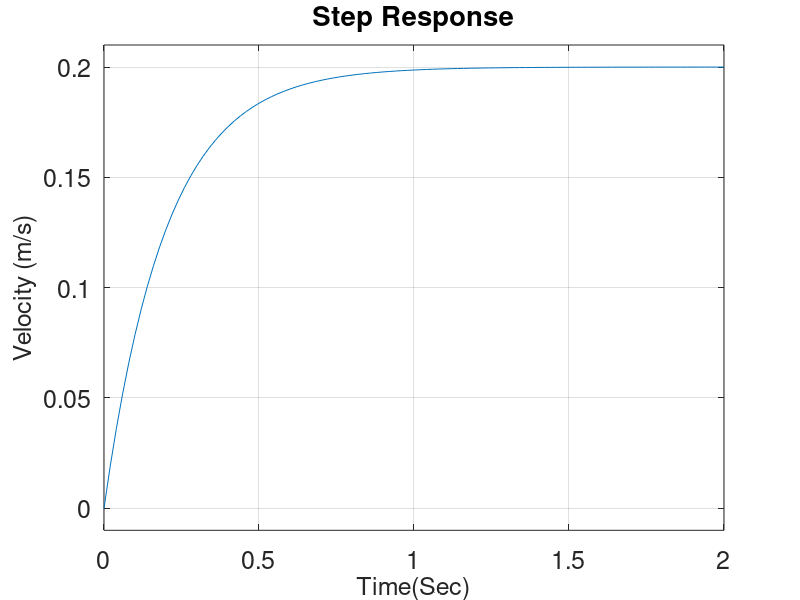
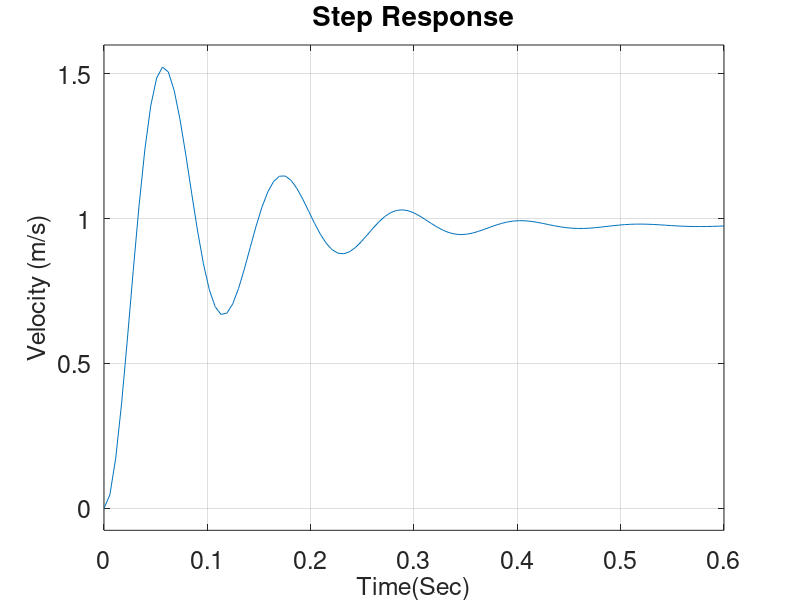
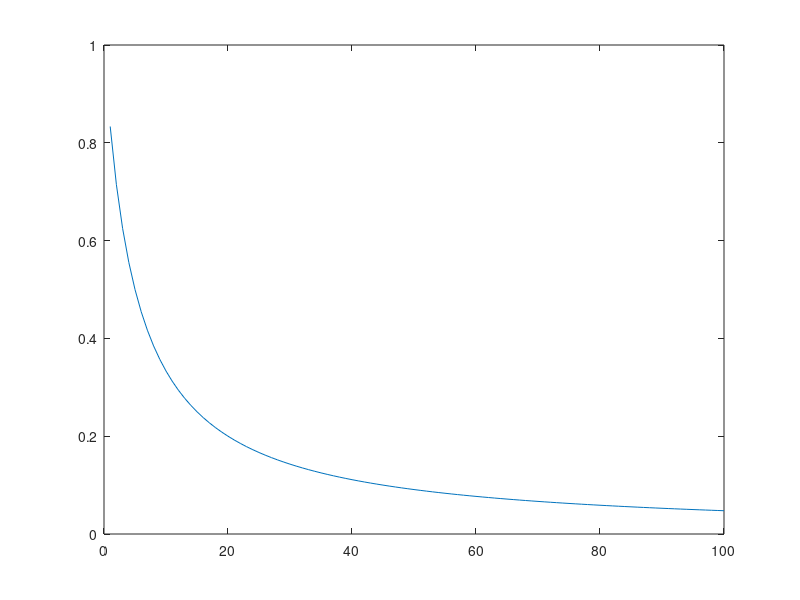

These figures' MATLAB source, in order:
clear
clc
close all


%%%Open Loop Dynamics
fig = figure();

GOL = tf([1],[1 5]);

step(GOL)

a = gca;
set(a,'FontSize',18)
ylabel('Velocity (m/s)','FontSize',18)
xlabel('Time(Sec)','FontSize',18)


%%%Closed Loop Dynamics
K = 200;

fig2 = figure();

GCL = tf([15*K],[1 20 75+15*K]);
step(GCL)
a = gca;
set(a,'FontSize',18)
ylabel('Velocity (m/s)','FontSize',18)
xlabel('Time(Sec)','FontSize',18)

%%%Steady State Error

K = 1:100;

ess = 1-15*K./(75+15*K);

figure()
plot(K,ess)
